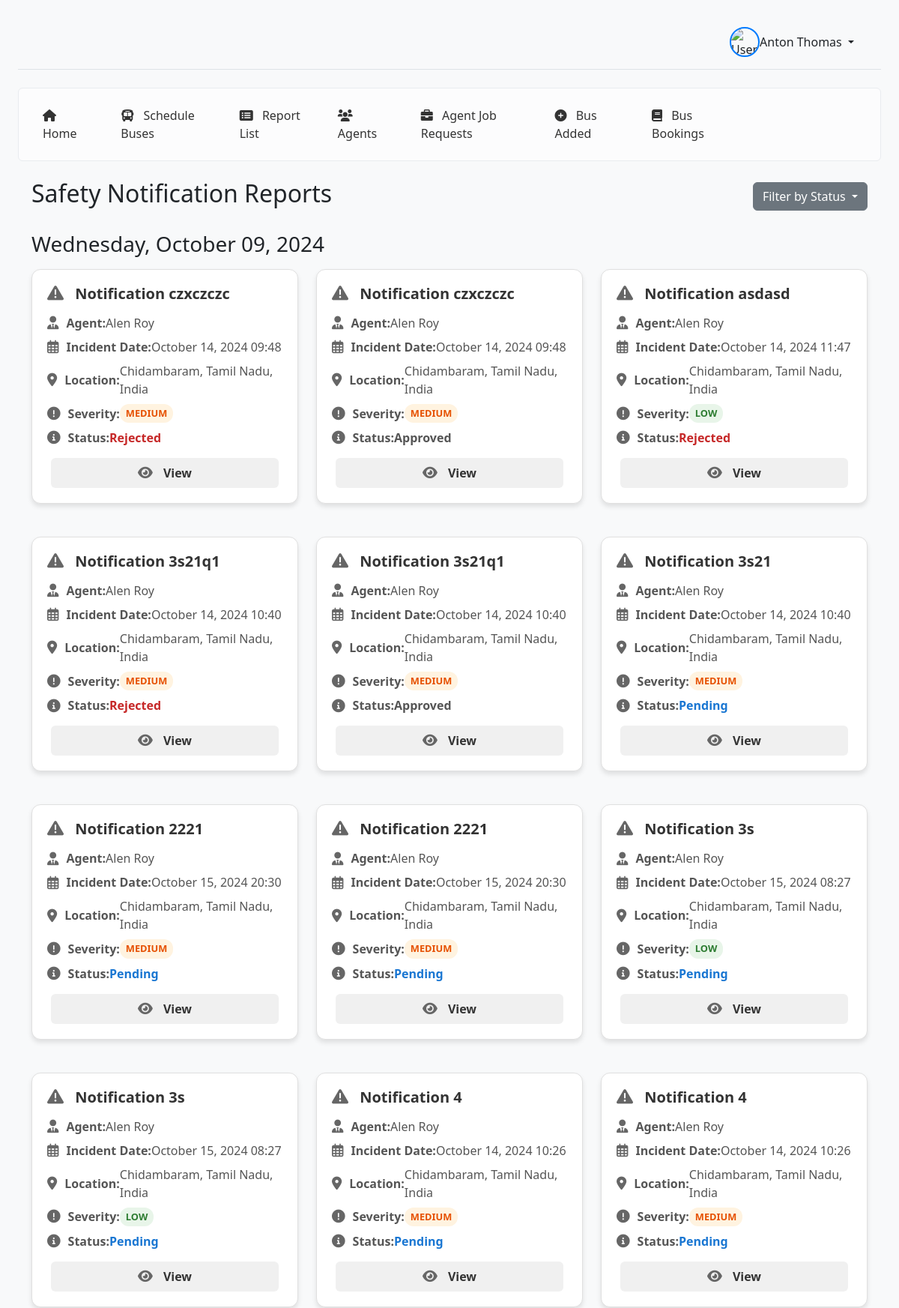
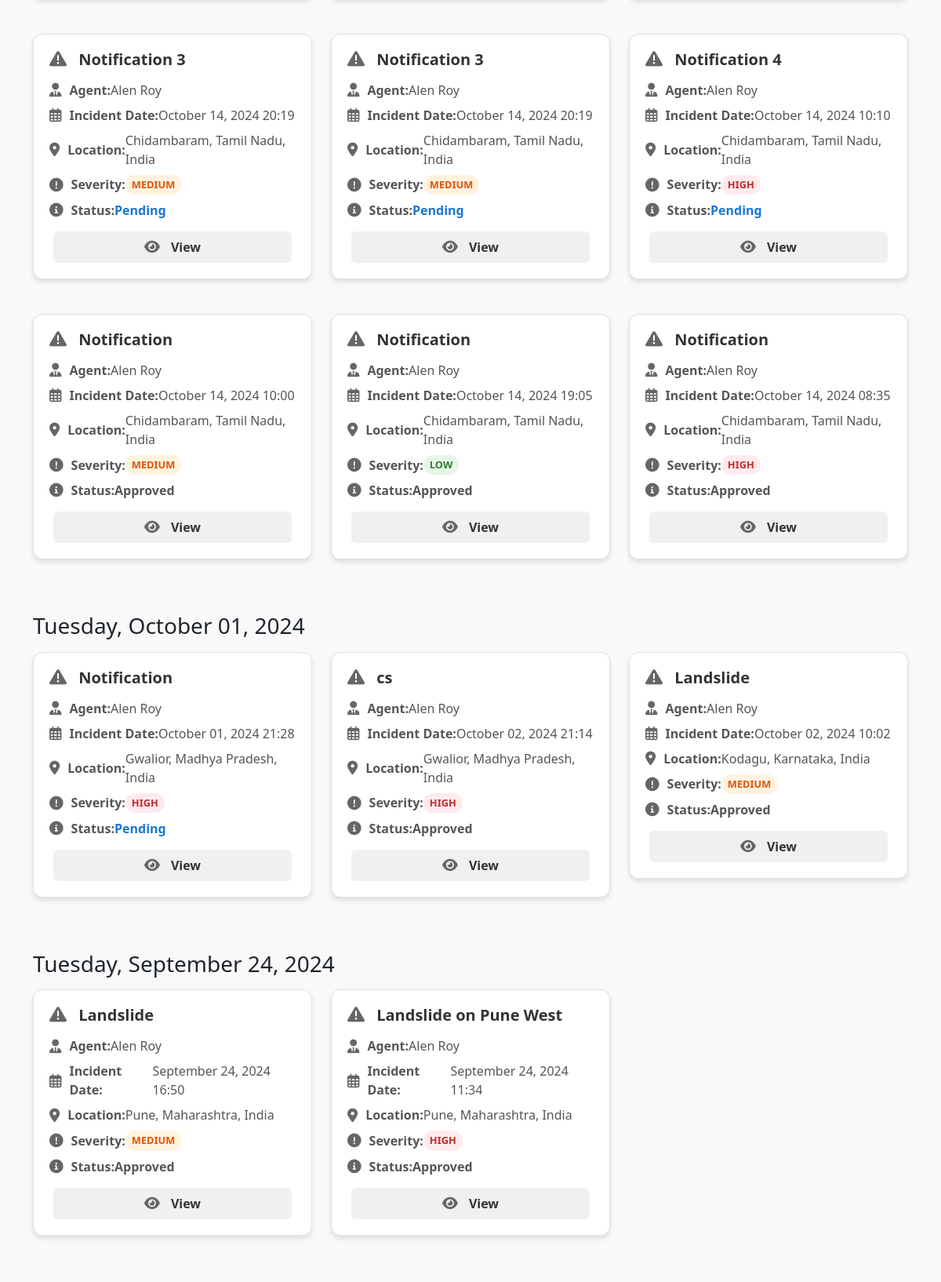
Screenshot of /notifications_report/ (signed in, upper part) with the database file from the repository (2 pictures, top to bottom).
### home/models.py (models this page shows, shortened)
class Moderator(models.Model):
    USER_TYPE_CHOICES = [
        ('moderator', 'Moderator'),
    ]
    STATUS_CHOICES = [
        ('Pending', 'Pending'),
        ('Approved', 'Approved'),
        ('Rejected', 'Rejected'),
    ]
    moderator_id = models.AutoField(primary_key=True)
    user = models.OneToOneField(Users, on_delete=models.CASCADE)
    first_name = models.CharField(max_length=50)
    last_name = models.CharField(max_length=50)
    mobile = models.CharField(max_length=20, null=True, blank=True)
    email = models.EmailField(verbose_name="email address", max_length=255, unique=True)
    password = models.CharField(max_length=128)
    cv_file = models.FileField(upload_to='media/', null=True, blank=True)  # Use media directory
    gst = models.CharField(max_length=15, null=True, blank=True)
    pan = models.CharField(max_length=10, null=True, blank=True)
    pan_name = models.CharField(max_length=100, null=True, blank=True)
    aadhar = models.CharField(max_length=12, null=True, blank=True)
    company = models.CharField(max_length=100, null=True, blank=True)
    city = models.CharField(max_length=100, null=True, blank=True)
    user_type = models.CharField(max_length=10, choices=USER_TYPE_CHOICES)
    status = models.CharField(max_length=10, choices=STATUS_CHOICES, default='Pending')
    district = models.CharField(max_length=100, blank=True, null=True)
    address = models.TextField(blank=True, null=True)
    profile_image = models.ImageField(upload_to='moderator_profiles/', blank=True, null=True)

class SafetyNotificationReport(models.Model):
    SEVERITY_CHOICES = [
        ('Low', 'Low'),
        ('Medium', 'Medium'),
        ('High', 'High'),
    ]
    STATUS_CHOICES = [
        ('Pending', 'Pending'),
        ('Approved', 'Approved'),
        ('Rejected', 'Rejected'),
    ]
    report_id = models.AutoField(primary_key=True)
    agent = models.ForeignKey(Agent, on_delete=models.CASCADE)
    report_title = models.CharField(max_length=255)
    incident_datetime = models.DateTimeField()
    location = models.CharField(max_length=255)
    latitude = models.FloatField(null=True, blank=True)
    longitude = models.FloatField(null=True, blank=True)
    route = models.CharField(max_length=255)
    incident_type = models.CharField(max_length=100)
    severity_level = models.CharField(max_length=10, choices=SEVERITY_CHOICES)
    description = models.TextField()
    submitted_at = models.DateTimeField(auto_now_add=True)
    status = models.CharField(max_length=10, choices=STATUS_CHOICES, default='Pending')
    bus = models.ForeignKey(Bus, on_delete=models.CASCADE, null=True, blank=True)
    stop = models.CharField(max_length=255, null=True, blank=True)
    affected_customers = models.ManyToManyField(Customers, related_name='safety_alerts', blank=True)
    created_at = models.DateTimeField(auto_now_add=True, null=True, blank=True)
    schedule_version = models.IntegerField(default=1, null=True, blank=True)

class Agent(models.Model):
    STATUS_CHOICES = [
        ('Pending', 'Pending'),
        ('Approved', 'Approved'),
        ('Rejected', 'Rejected'),
    ]
    USER_TYPE_CHOICES = [
        ('agent', 'Agent'),
    ]
    agent_id = models.AutoField(primary_key=True)
    user = models.OneToOneField(Users, on_delete=models.CASCADE, related_name='agent_profile')
    moderator = models.ForeignKey(Moderator, on_delete=models.SET_NULL, null=True, related_name='agents')
    first_name = models.CharField(max_length=50)
    last_name = models.CharField(max_length=50)
    email = models.EmailField(verbose_name="email address", max_length=255, unique=True)
    mobile = models.CharField(max_length=20)
    company = models.CharField(max_length=100)
    location = models.CharField(max_length=100)
    document = models.FileField(upload_to='agent_documents/', null=True, blank=True)
    profile_image = models.ImageField(upload_to='agent_profiles/', null=True, blank=True)
    address = models.TextField(null=True, blank=True)
    city = models.CharField(max_length=100, null=True, blank=True)
    district = models.CharField(max_length=100, null=True, blank=True)
    status = models.CharField(max_length=10, choices=STATUS_CHOICES, default='Pending')
    user_type = models.CharField(max_length=10, choices=USER_TYPE_CHOICES, default='agent')
    created_at = models.DateTimeField(auto_now_add=True)
    updated_at = models.DateTimeField(auto_now=True)

### home/views/views2.py (the view)
# urls.py: path('notifications_report/', views2.notifications_report, name='notifications_report'),
@login_required
def notifications_report(request):
    try:
        moderator = Moderator.objects.get(user=request.user)
        moderator_name = f"{moderator.first_name} {moderator.last_name}"
        safety_reports = SafetyNotificationReport.objects.filter(
            agent__moderator=moderator
        ).order_by('-submitted_at')
    except Moderator.DoesNotExist:
        moderator_name = "Moderator"
        safety_reports = []
    context = {
        'moderator_name': moderator_name,
        'safety_reports': safety_reports,
    }
    return render(request, 'notifications_report.html', context)

### templates/notifications_report.html (shortened to what this page needs)
{% load static %}
<!DOCTYPE html>
<html lang="en">
<head>
    <link href="https://cdn.jsdelivr.net/npm/bootstrap@5.3.0-alpha1/dist/css/bootstrap.min.css" rel="stylesheet">
    <link rel="stylesheet" href="https://cdnjs.cloudflare.com/ajax/libs/font-awesome/6.1.1/css/all.min.css">
    <link rel="stylesheet" href="https://cdnjs.cloudflare.com/ajax/libs/font-awesome/6.0.0-beta3/css/all.min.css">
</head>
<body>
    <div class="container-fluid">
        <div class="row">
            <main class="col-md-12 px-md-4 main-content">
                <header class="d-flex justify-content-between align-items-center py-3 mb-4 border-bottom">
                    <div class="d-flex align-items-center dropdown">
                        <img src="{% static 'images/spy.gif' %}" alt="User" class="rounded-circle" style="width: 40px; height: 40px; border: 2px solid #007bff;">
                        <span class="me-3 dropdown-toggle" id="dropdownMenuButton" data-bs-toggle="dropdown" aria-expanded="false">
                            {{ moderator_name }}
                        </span>
                    </div>
                </header>
                <div class="alert alert-light d-flex justify-content-end align-items-center" role="alert">
                    <nav class="header-nav">
                        <a class="nav-link" href="{% url 'mod_home' %}">
                            <i class="fas fa-home me-2"></i> Home
                        </a>
                        <a class="nav-link" href="{% url 'mod_sch' %}">
                            <i class="fas fa-bus me-2"></i> Schedule Buses
                        </a>
                        <a class="nav-link" href="{% url 'notifications_report' %}">
                            <i class="fas fa-list-alt me-2"></i> Report List
                        </a>
                        <a class="nav-link" href="{% url 'mod_agentlist' %}">
                            <i class="fas fa-users me-2"></i> Agents
                        </a>
                        <a class="nav-link" href="{% url 'moderator_job_requests' %}">
                            <i class="fas fa-briefcase me-2"></i> Agent Job Requests
                        </a>
                        <a class="nav-link" href="{% url 'buses_added_by_moderator' %}">
                            <i class="fas fa-plus-circle me-2"></i> Bus Added
                        </a>
                        <a class="nav-link " href="{% url 'view_bus_bookings' %}">
                            <i class="fas fa-book me-2"></i> Bus Bookings
                        </a>
                    </nav>
                </div>
                <div class="container mt-4">
                    <div class="d-flex justify-content-between align-items-center mb-4">
                        <h2>Safety Notification Reports</h2>
                        <div class="dropdown">
                            <button class="btn btn-secondary dropdown-toggle" type="button" id="filterDropdown" data-bs-toggle="dropdown" aria-expanded="false">
                                Filter by Status
                            </button>
                        </div>
                    </div>
                    <div id="reportContainer">
                        {% regroup safety_reports by submitted_at|date:"l, F d, Y" as reports_by_date %}
                        {% for date, reports in reports_by_date %}
                            <h3 class="mt-4 mb-3">{{ date }}</h3>
                            <div class="row">
                                {% for report in reports %}
                                    <div class="col-md-6 col-lg-4 mb-4 report-item" data-status="{{ report.status|lower }}">
                                        <div class="report-card">
                                            <h5><i class="fas fa-exclamation-triangle"></i> {{ report.report_title }}</h5>
                                            <p><i class="fas fa-user-tie"></i> <strong>Agent:</strong> {{ report.agent.first_name }} {{ report.agent.last_name }}</p>
                                            <p><i class="far fa-calendar-alt"></i> <strong>Incident Date:</strong> {{ report.incident_datetime|date:"F d, Y H:i" }}</p>
                                            <p><i class="fas fa-map-marker-alt"></i> <strong>Location:</strong> {{ report.location }}</p>
                                            <p>
                                                <i class="fas fa-exclamation-circle"></i> <strong>Severity:</strong>
                                                <span class="severity-indicator severity-{{ report.severity_level|lower }}">
                                                    {{ report.severity_level }}
                                                </span>
                                            </p>
                                            <p>
                                                <i class="fas fa-info-circle"></i> <strong>Status:</strong>
                                                <span class="status-indicator status-{{ report.status|lower }}">
                                                    {{ report.status }}
                                                </span>
                                            </p>
                                            <div class="btn-group" role="group">
                                                <a href="{% url 'view_notification_report' report.report_id %}" class="btn btn-view w-100"><i class="fas fa-eye"></i> View</a>
                                            </div>
                                        </div>
                                    </div>
                                {% endfor %}
                            </div>
                        {% empty %}
                            <p>No reports found.</p>
                        {% endfor %}
                    </div>
                </div>
            </main>
        </div>
    </div>
</body>
</html>

### templates/notifications_report.html (style rules this page uses)
body { background-color: #f8f9fa; }
.main-content { padding: 20px; }
.header-nav { display: flex; align-items: center; }
.header-nav .nav-link { position: relative; padding: 0.5rem 1rem; margin-right: 15px; text-decoration: none; color: #333; transition: background-color 0.3s ease, color 0.3s ease; }
header { display: flex; justify-content: space-between; align-items: center; padding: 0 20px; }
header .d-flex { margin-left: auto; }
.alert { display: flex; align-items: center; padding-right: 177px; }
.report-card { background-color: #ffffff; border-radius: 12px; padding: 20px; margin-bottom: 20px; box-shadow: 0 4px 6px rgba(0,0,0,0.1); transition: transform 0.3s ease, box-shadow 0.3s ease; border: 1px solid #e0e0e0; }
.report-card h5 { margin-bottom: 15px; color: #333333; font-weight: bold; }
.report-card p { margin-bottom: 8px; display: flex; align-items: center; color: #555555; }
.report-card i { margin-right: 10px; font-size: 1.1em; color: #666666; }
.btn-group { margin-top: 15px; display: flex; justify-content: space-between; }
.btn-group .btn { flex: 1; margin: 0 5px; border: none; padding: 8px 12px; border-radius: 6px; font-weight: bold; transition: background-color 0.3s ease; }
.btn-view { background-color: #f0f0f0; color: #333333; }
.severity-indicator { display: inline-block; padding: 3px 8px; border-radius: 12px; font-size: 0.8em; font-weight: bold; text-transform: uppercase; }
.severity-low { background-color: #e8f5e9; color: #2e7d32; }
.severity-medium { background-color: #fff3e0; color: #e65100; }
.severity-high { background-color: #ffebee; color: #c62828; }
.status-indicator { font-weight: bold; }
.status-pending { color: #1976d2; }
.status-rejected { color: #c62828; }

### rows the page displays
Moderator: pan_name "Anton Thomas"
SafetyNotificationReport: report_title "Notification czxczczc", agent.first_name "Alen", agent.last_name "Roy", incident_datetime "October 14, 2024 09:48", location "Chidambaram, Tamil Nadu, India", severity_level "MEDIUM", status "Rejected"
SafetyNotificationReport: report_title "Notification czxczczc", agent.first_name "Alen", agent.last_name "Roy", incident_datetime "October 14, 2024 09:48", location "Chidambaram, Tamil Nadu, India", severity_level "MEDIUM", status "Approved"
SafetyNotificationReport: report_title "Notification asdasd", agent.first_name "Alen", agent.last_name "Roy", incident_datetime "October 14, 2024 11:47", location "Chidambaram, Tamil Nadu, India", severity_level "LOW", status "Rejected"
SafetyNotificationReport: report_title "Notification 3s21q1", agent.first_name "Alen", agent.last_name "Roy", incident_datetime "October 14, 2024 10:40", location "Chidambaram, Tamil Nadu, India", severity_level "MEDIUM", status "Rejected"
SafetyNotificationReport: report_title "Notification 3s21q1", agent.first_name "Alen", agent.last_name "Roy", incident_datetime "October 14, 2024 10:40", location "Chidambaram, Tamil Nadu, India", severity_level "MEDIUM", status "Approved"
SafetyNotificationReport: report_title "Notification 3s21", agent.first_name "Alen", agent.last_name "Roy", incident_datetime "October 14, 2024 10:40", location "Chidambaram, Tamil Nadu, India", severity_level "MEDIUM", status "Pending"
SafetyNotificationReport: report_title "Notification 2221", agent.first_name "Alen", agent.last_name "Roy", incident_datetime "October 15, 2024 20:30", location "Chidambaram, Tamil Nadu, India", severity_level "MEDIUM", status "Pending"
SafetyNotificationReport: report_title "Notification 2221", agent.first_name "Alen", agent.last_name "Roy", incident_datetime "October 15, 2024 20:30", location "Chidambaram, Tamil Nadu, India", severity_level "MEDIUM", status "Pending"
SafetyNotificationReport: report_title "Notification 3s", agent.first_name "Alen", agent.last_name "Roy", incident_datetime "October 15, 2024 08:27", location "Chidambaram, Tamil Nadu, India", severity_level "LOW", status "Pending"
SafetyNotificationReport: report_title "Notification 3s", agent.first_name "Alen", agent.last_name "Roy", incident_datetime "October 15, 2024 08:27", location "Chidambaram, Tamil Nadu, India", severity_level "LOW", status "Pending"
SafetyNotificationReport: report_title "Notification 4", agent.first_name "Alen", agent.last_name "Roy", incident_datetime "October 14, 2024 10:26", location "Chidambaram, Tamil Nadu, India", severity_level "MEDIUM", status "Pending"
SafetyNotificationReport: report_title "Notification 4", agent.first_name "Alen", agent.last_name "Roy", incident_datetime "October 14, 2024 10:26", location "Chidambaram, Tamil Nadu, India", severity_level "MEDIUM", status "Pending"
SafetyNotificationReport: report_title "Notification 3", agent.first_name "Alen", agent.last_name "Roy", incident_datetime "October 14, 2024 20:19", location "Chidambaram, Tamil Nadu, India", severity_level "MEDIUM", status "Pending"
SafetyNotificationReport: report_title "Notification 3", agent.first_name "Alen", agent.last_name "Roy", incident_datetime "October 14, 2024 20:19", location "Chidambaram, Tamil Nadu, India", severity_level "MEDIUM", status "Pending"
SafetyNotificationReport: report_title "Notification 4", agent.first_name "Alen", agent.last_name "Roy", incident_datetime "October 14, 2024 10:10", location "Chidambaram, Tamil Nadu, India", severity_level "HIGH", status "Pending"
SafetyNotificationReport: report_title "Notification", agent.first_name "Alen", agent.last_name "Roy", incident_datetime "October 14, 2024 10:00", location "Chidambaram, Tamil Nadu, India", severity_level "MEDIUM", status "Approved"
SafetyNotificationReport: report_title "Notification", agent.first_name "Alen", agent.last_name "Roy", incident_datetime "October 14, 2024 19:05", location "Chidambaram, Tamil Nadu, India", severity_level "LOW", status "Approved"
SafetyNotificationReport: report_title "Notification", agent.first_name "Alen", agent.last_name "Roy", incident_datetime "October 14, 2024 08:35", location "Chidambaram, Tamil Nadu, India", severity_level "HIGH", status "Approved"
SafetyNotificationReport: date "Tuesday, October 01, 2024", report_title "Notification", agent.first_name "Alen", agent.last_name "Roy", incident_datetime "October 01, 2024 21:28", location "Gwalior, Madhya Pradesh, India", severity_level "HIGH", status "Pending"
SafetyNotificationReport: report_title "cs", agent.first_name "Alen", agent.last_name "Roy", incident_datetime "October 02, 2024 21:14", location "Gwalior, Madhya Pradesh, India", severity_level "HIGH", status "Approved"
SafetyNotificationReport: report_title "Landslide", agent.first_name "Alen", agent.last_name "Roy", incident_datetime "October 02, 2024 10:02", location "Kodagu, Karnataka, India", severity_level "MEDIUM", status "Approved"
SafetyNotificationReport: date "Tuesday, September 24, 2024", report_title "Landslide", agent.first_name "Alen", agent.last_name "Roy", incident_datetime "September 24, 2024 16:50", location "Pune, Maharashtra, India", severity_level "MEDIUM", status "Approved"
SafetyNotificationReport: report_title "Landslide on Pune West", agent.first_name "Alen", agent.last_name "Roy", incident_datetime "September 24, 2024 11:34", location "Pune, Maharashtra, India", severity_level "HIGH", status "Approved"

### other values shown
{{ date }} "Wednesday, October 09, 2024"
